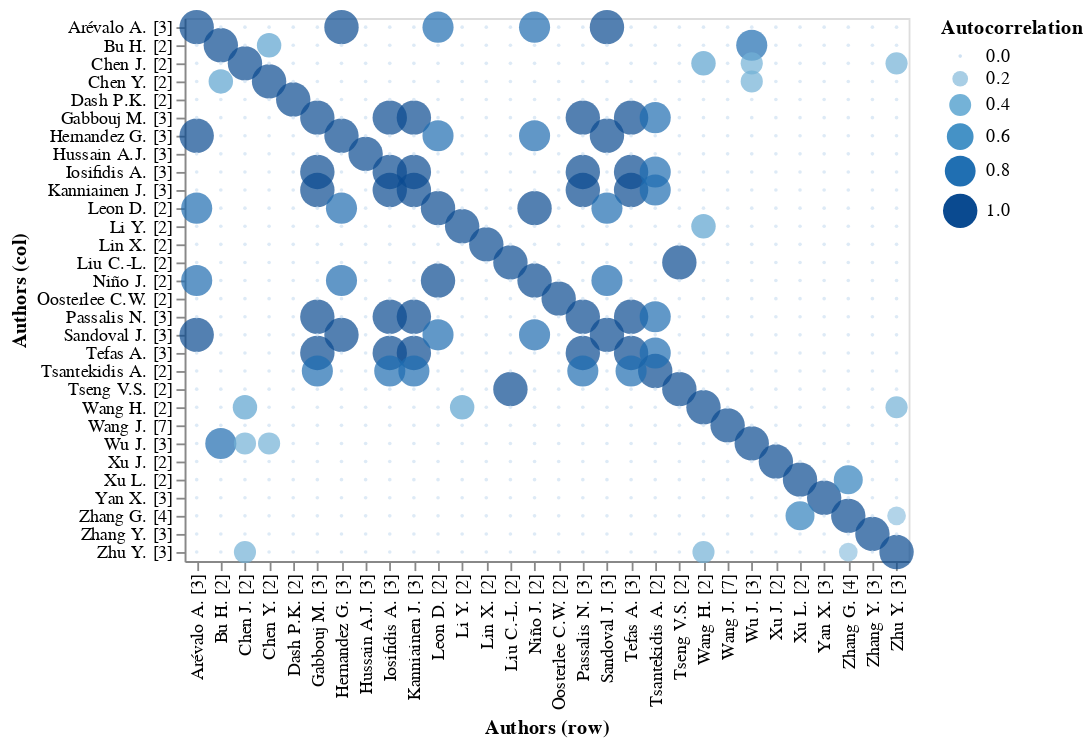

Here is the notebook cell this chart was saved with:
### Code cell
rdf.autocorr(
    column='Authors',
    sep=',',
    top_n=30
).circlerel()

### Figure 1 — Vega-Lite specification as saved in the notebook (floating-point values rounded to 4 significant figures; data arrays with more than 128 entries replaced by an {"elided": "..."} marker saying what was removed)
{"$schema": "https://vega.github.io/schema/vega-lite/v3.4.0.json", "config": {"mark": {"tooltip": null}, "view": {"height": 300, "width": 400}}, "data": {"name": "data-799914981f00c3cef5f1052ec518346a"}, "datasets": {"data-799914981f00c3cef5f1052ec518346a": {"elided": "900 records"}}, "encoding": {"color": {"field": "Autocorrelation", "type": "quantitative"}, "size": {"field": "Autocorrelation", "type": "quantitative"}, "x": {"axis": {"labelAngle": 270}, "field": "Authors (row)", "sort": "ascending", "type": "nominal"}, "y": {"field": "Authors (col)", "sort": "ascending", "type": "nominal"}}, "mark": "circle"}
